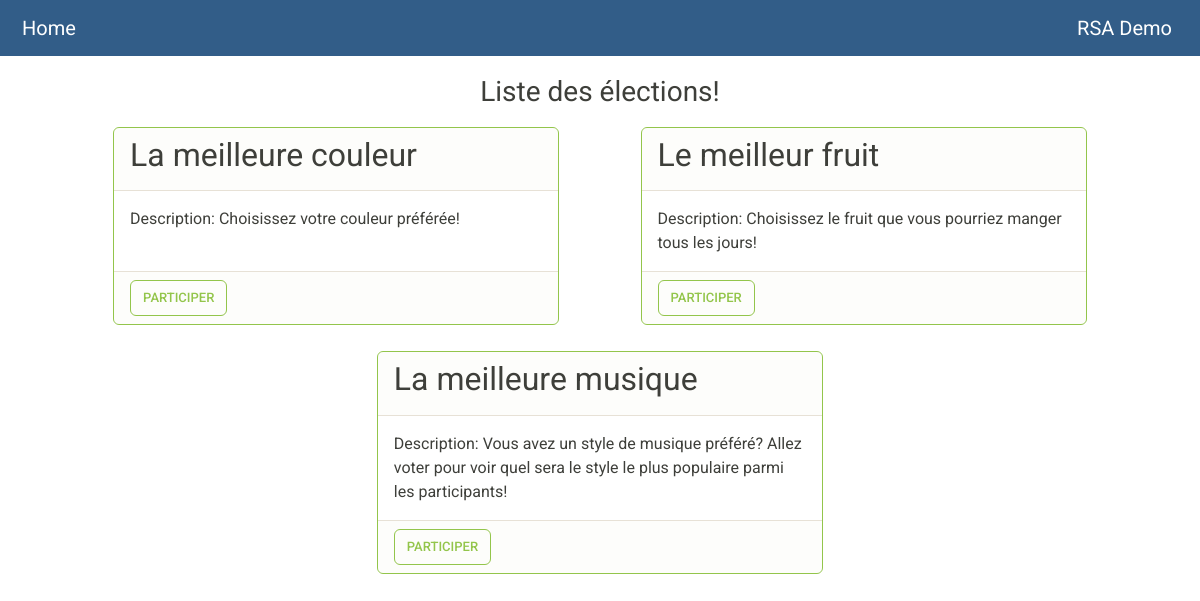
Before: / with the older database file.
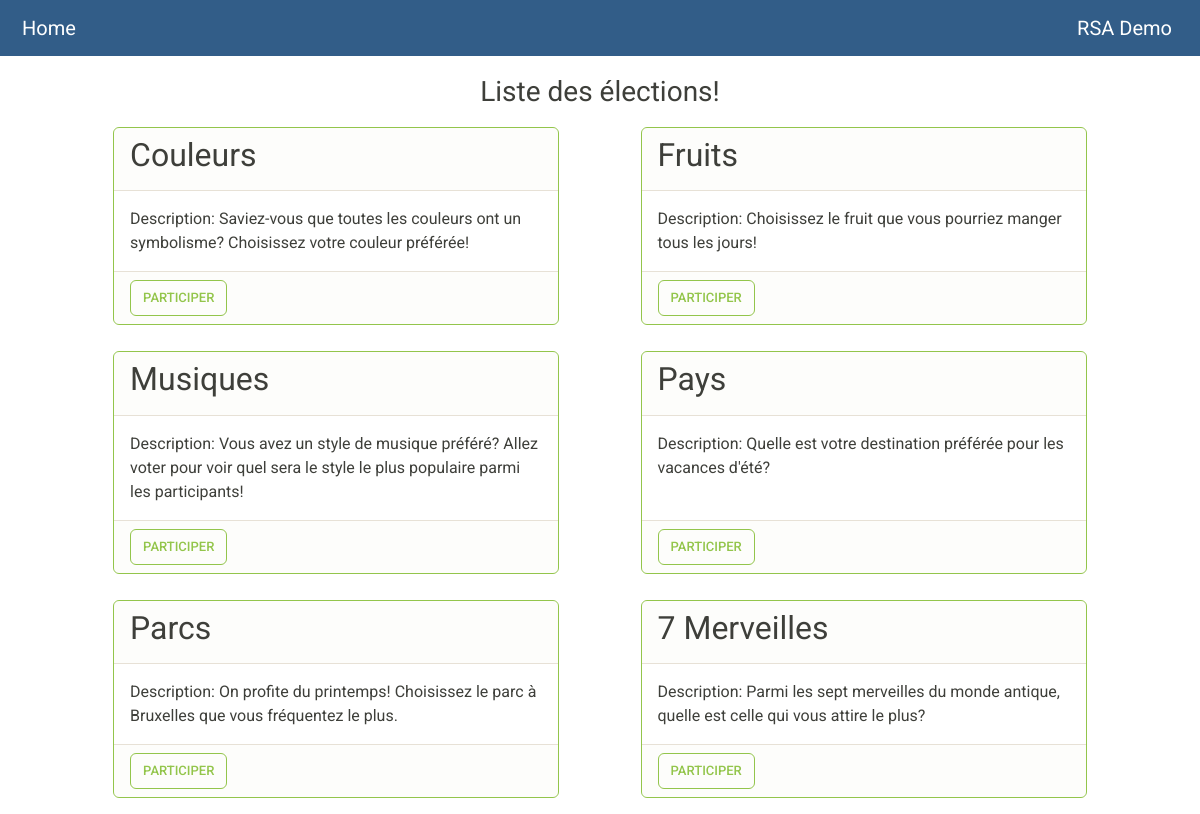
After: the same page with the newer database file.
### tables this page shows
CREATE TABLE election(
    id INTEGER PRIMARY KEY AUTOINCREMENT,
    name TEXT NOT NULL,
    description TEXT
);

### views.py (the view)
def index():
    admin = Admin.get_admin()
    all_elections = admin.get_all_elections()
    return render_template("index.html", all_elections=all_elections)

### admin.py (called while the page is built)
    @staticmethod
    def get_admin():
        global admin
        if admin is None:
            sk, pk, _, _, _, _ = RSA.KeyGen(k=256)
            sk = f"{sk[0]}${sk[1]}"
            pk = f"{pk[0]}${pk[1]}"
            admin = Admin((sk, pk))
        return admin

### database.py (called while the page is built)
def get_db(path=DATABASE_PATH):
    db = getattr(g, "database", None)
    if db is None:
        db = g.database = sqlite3.connect(path)
    db.row_factory = sqlite3.Row
    return db

def clone_connection(exception):
    db = getattr(g, "database", None)
    if db is not None:
        db.close()
        g.database = None

### templates/index.html (shortened to what this page needs)
{% extends 'base.html' %}
{% block body %}
    <h3 style="text-align:center;">Liste des élections!</h3>
    <div style="display: flex; justify-content: space-evenly; flex-wrap: wrap">
        {% for election in all_elections %}
            <div class="card border-success mb-3">
                <div class="card-header">
                    <h2>{{ election.name }}</h2>
                </div>
                <div class="card-body">
                    Description: {{ election.description }}
                </div>
                <div class="card-footer">
                    <a href="./election/{{ election.id }}">
                        <button class="btn btn-outline-success">
                            Participer
                        </button>
                    </a>
                </div>
            </div>
        {% endfor %}
    </div>
{% endblock %}

Changed rows visible on the page:
changed election: name "La meilleure couleur" → "Couleurs"; description "Choisissez votre couleur préférée!" → "Saviez-vous que toutes les couleurs ont un symbolisme? Choisissez votre couleur préférée!"
changed election "Choisissez le fruit que vous pourriez manger tous les jours!": name "Le meilleur fruit" → "Fruits"
changed election: name "La meilleure musique" → "Musiques"
added election: name "Pays", description "Quelle est votre destination préférée pour les vacances d'été?"
added election: name "Parcs", description "On profite du printemps! Choisissez le parc à Bruxelles que vous fréquentez le plus."
added election: name "7 Merveilles", description "Parmi les sept merveilles du monde antique, quelle est celle qui vous attire le plus?"
